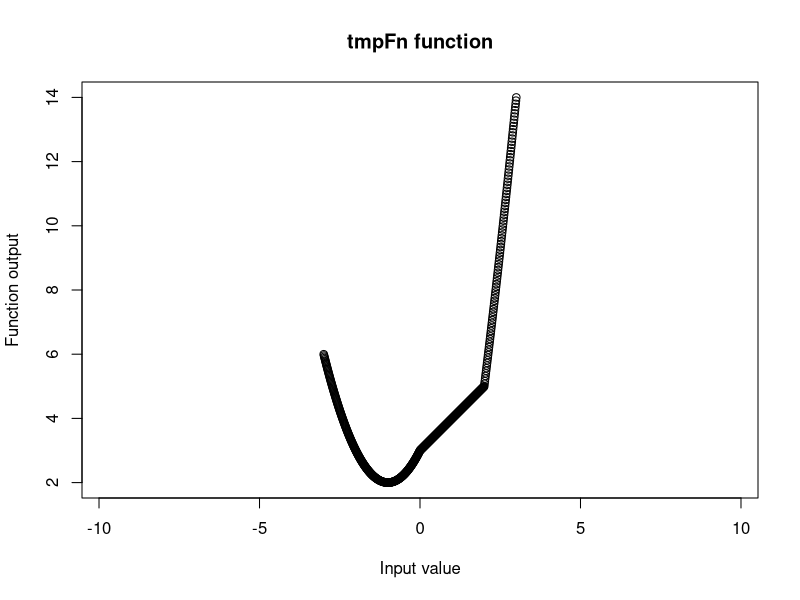

Write R code to recreate this figure.
#Problem 1

matfunc <- function(n,k) {
  diag(x = k, nrow = n, ncol = n)
}
matfunc(6,5)

rm(list = ls())

#Problem 2

tmpFn <- function(xVec) {
  ifelse(test = xVec < 0,
      yes = ((xVec^2) + (2*xVec) + 3),
      no = ifelse(test = 0 <= xVec & xVec < 2,
          yes = (xVec + 3),
          no = ((xVec^2) + (4* xVec) - 7)))
  }

xVec <- seq(from = -3, to = 3, by = .01)
yVec <- tmpFn(xVec)
plot(xVec, yVec, xlab = "Input value", ylab = "Function output", main = "tmpFn function", asp = 1)

rm(list = ls())

#Problem 3

gdc <- function(m,n) {
  firstm <- m
  firstn <- n
  r <- 1
  while (r != 0) {
    r <- m %% n
    m <- n
    n <- r
  }
print(c(firstm, firstn, m))
}

gdc(1420,95)

rm(list = ls())

#Problem 4



